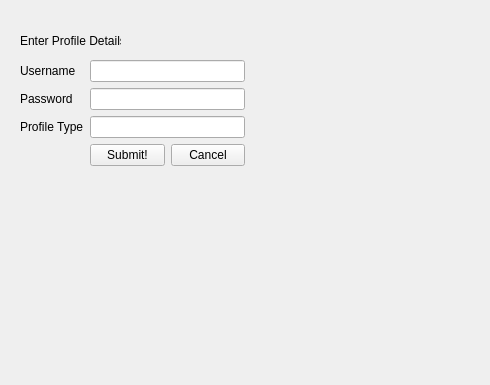
<?xml version="1.0" encoding="UTF-8"?>
<ui version="4.0">
 <class>Form</class>
 <widget class="QWidget" name="Form">
  <property name="geometry">
   <rect>
    <x>0</x>
    <y>0</y>
    <width>490</width>
    <height>385</height>
   </rect>
  </property>
  <property name="windowTitle">
   <string>Form</string>
  </property>
  <widget class="QWidget" name="formLayoutWidget">
   <property name="geometry">
    <rect>
     <x>20</x>
     <y>60</y>
     <width>225</width>
     <height>141</height>
    </rect>
   </property>
   <layout class="QFormLayout" name="formLayout">
    <item row="0" column="0">
     <layout class="QVBoxLayout" name="verticalLayout">
      <item>
       <widget class="QLabel" name="userLabel">
        <property name="text">
         <string>Username</string>
        </property>
       </widget>
      </item>
      <item>
       <widget class="QLabel" name="passLabel">
        <property name="text">
         <string>Password</string>
        </property>
       </widget>
      </item>
      <item>
       <widget class="QLabel" name="proLabel">
        <property name="text">
         <string>Profile Type</string>
        </property>
       </widget>
      </item>
     </layout>
    </item>
    <item row="0" column="1">
     <layout class="QVBoxLayout" name="verticalLayout_2">
      <item>
       <widget class="QLineEdit" name="userEntry"/>
      </item>
      <item>
       <widget class="QLineEdit" name="passEntry">
        <property name="echoMode">
         <enum>QLineEdit::Password</enum>
        </property>
       </widget>
      </item>
      <item>
       <widget class="QLineEdit" name="protypeEntry"/>
      </item>
     </layout>
    </item>
    <item row="1" column="1">
     <layout class="QHBoxLayout" name="horizontalLayout">
      <item>
       <widget class="QPushButton" name="submitButton">
        <property name="text">
         <string>Submit!</string>
        </property>
       </widget>
      </item>
      <item>
       <widget class="QPushButton" name="cancelButton">
        <property name="text">
         <string>Cancel</string>
        </property>
       </widget>
      </item>
     </layout>
    </item>
   </layout>
  </widget>
  <widget class="QLabel" name="label_4">
   <property name="geometry">
    <rect>
     <x>20</x>
     <y>30</y>
     <width>101</width>
     <height>21</height>
    </rect>
   </property>
   <property name="text">
    <string>Enter Profile Details</string>
   </property>
  </widget>
 </widget>
 <resources/>
 <connections/>
</ui>
